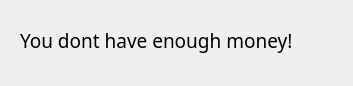
<?xml version="1.0" encoding="UTF-8"?>
<ui version="4.0">
 <class>NoMoney</class>
 <widget class="QDialog" name="NoMoney">
  <property name="geometry">
   <rect>
    <x>0</x>
    <y>0</y>
    <width>353</width>
    <height>86</height>
   </rect>
  </property>
  <property name="minimumSize">
   <size>
    <width>353</width>
    <height>86</height>
   </size>
  </property>
  <property name="maximumSize">
   <size>
    <width>353</width>
    <height>86</height>
   </size>
  </property>
  <property name="windowTitle">
   <string>Dialog</string>
  </property>
  <widget class="QLabel" name="label">
   <property name="geometry">
    <rect>
     <x>20</x>
     <y>20</y>
     <width>331</width>
     <height>41</height>
    </rect>
   </property>
   <property name="font">
    <font>
     <family>Showcard Gothic</family>
     <pointsize>14</pointsize>
    </font>
   </property>
   <property name="text">
    <string>You dont have enough money!</string>
   </property>
  </widget>
 </widget>
 <resources/>
 <connections/>
</ui>
